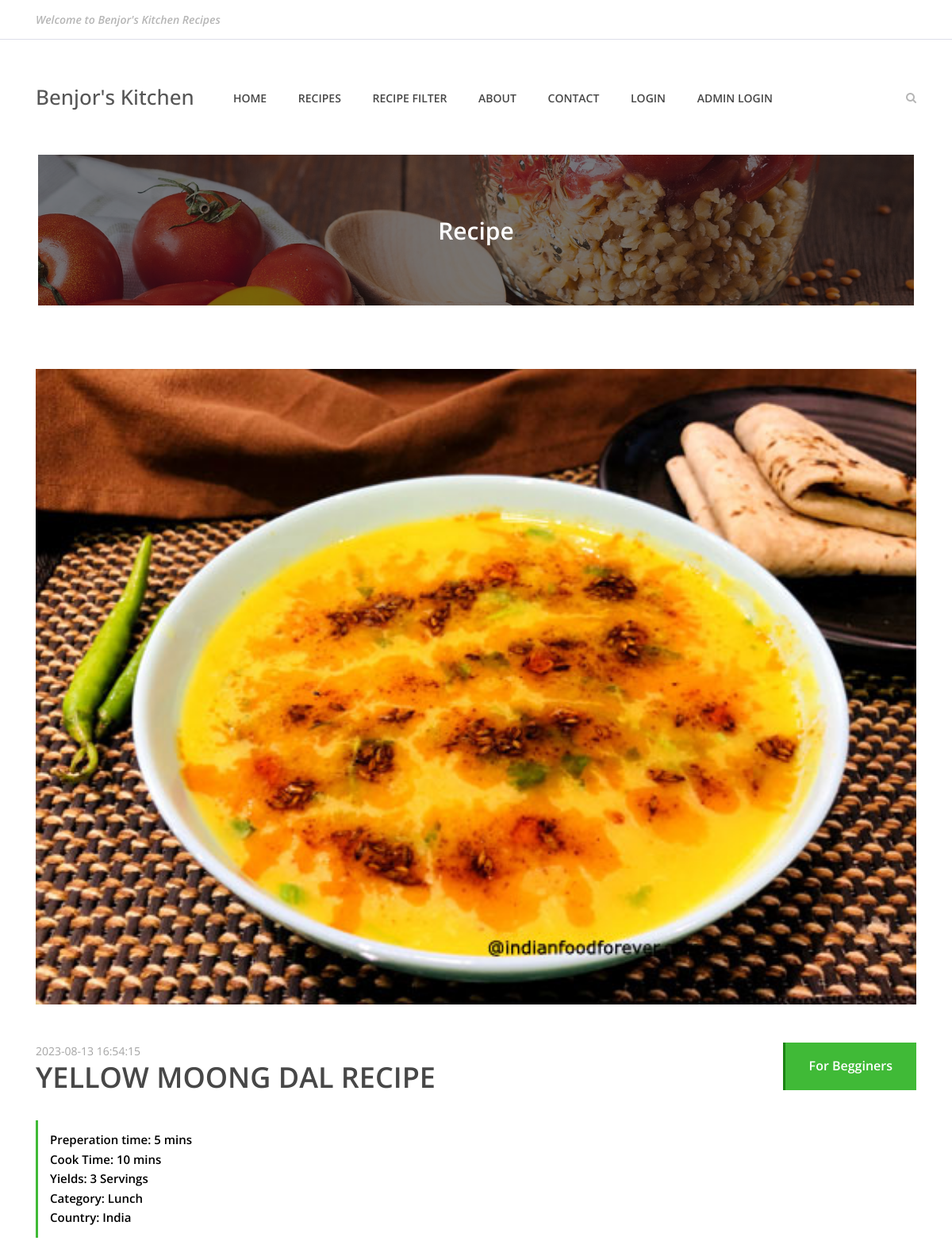
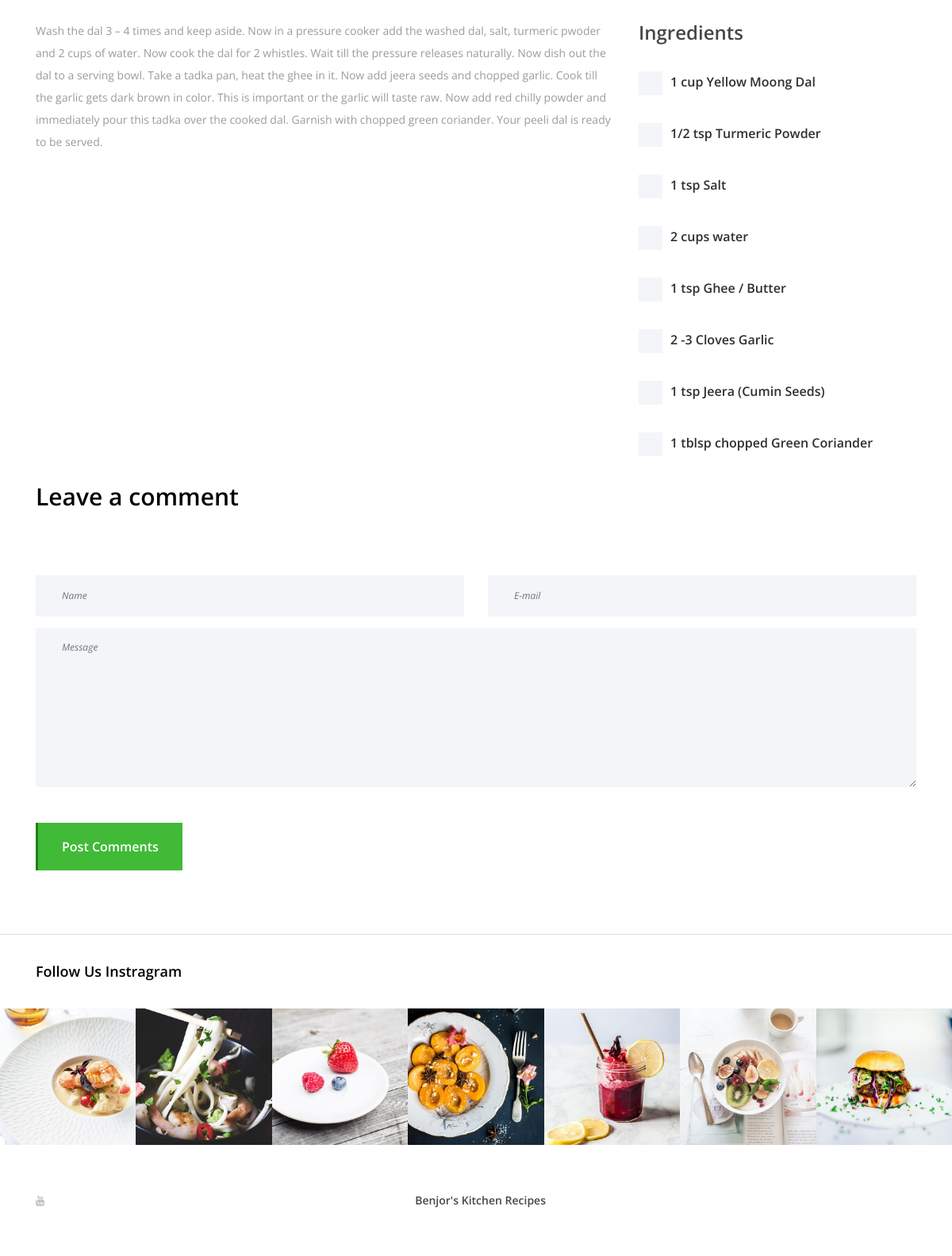
/recipe-details.php?rid=4, run on the app's committed database (2 pictures, top to bottom).
### tables this page shows
CREATE TABLE `tblrecipes` (
  `id` int(11) NOT NULL,
  `userId` int(11) DEFAULT NULL,
  `recipeTitle` varchar(255) DEFAULT NULL,
  `recipePrepTime` int(11) DEFAULT NULL,
  `recipeCookTime` int(11) DEFAULT NULL,
  `recipeYields` int(11) DEFAULT NULL,
  `recipeIngredients` mediumtext DEFAULT NULL,
  `recipeDescription` mediumtext DEFAULT NULL,
  `recipePicture` varchar(255) DEFAULT NULL,
  `postingDate` timestamp NULL DEFAULT current_timestamp(),
  `category` varchar(255) NOT NULL,
  `country` varchar(255) NOT NULL
);

### recipe-details.php (the view, shortened to what this page needs)
<!DOCTYPE html>
<html lang="en">
<head>
    <link rel="stylesheet" href="style.css">
</head>
<body>
       <?php include_once('includes/header.php');?>
    <div class="breadcumb-area bg-img bg-overlay" style="background-image: url(img/bg-img/breadcumb3.jpg);">
        <div class="container h-100">
            <div class="row h-100 align-items-center">
                <div class="col-12">
                    <div class="breadcumb-text text-center">
                        <h2>Recipe</h2>
                    </div>
                </div>
            </div>
        </div>
    </div>
    <div class="receipe-post-area section-padding-80">
<?php
$recipeid=intval($_GET['rid']);
$ret=mysqli_query($con,"select * from  tblrecipes where id='$recipeid'");
while ($row=mysqli_fetch_array($ret)) {
    ?>
        <div class="container">
            <div class="row">
                <div class="col-12">
                    <div class="receipe-slider owl-carousel">
                        <img src="user/images/<?php  echo $row['recipePicture'];?>" alt="<?php  echo $row['recipeTitle'];?>">
                    </div>
                </div>
            </div>
        </div>
        <div class="receipe-content-area">
            <div class="container">
                <div class="row">
                    <div class="col-12 col-md-8">
                        <div class="receipe-headline my-5">
                            <span><?php  echo $row['postingDate'];?></span>
                            <h2><?php  echo $row['recipeTitle'];?></h2>
                            <div class="receipe-duration">
                                <h6>Preperation time: <?php  echo $row['recipePrepTime'];?> mins</h6>
                                <h6>Cook Time: <?php  echo $row['recipeCookTime'];?> mins</h6>
                                <h6>Yields: <?php  echo $row['recipeYields'];?> Servings</h6>
                                <h6>Category: <?php  echo $row['category'];?> </h6>
                                <h6>Country: <?php  echo $row['country'];?> </h6>
                            </div>
                        </div>
                    </div>
                    <div class="col-12 col-md-4">
                        <div class="receipe-ratings text-right my-5">
                            <a href="#" class="btn delicious-btn">For Begginers</a>
                        </div>
                    </div>
                </div>
                <div class="row">
                    <div class="col-12 col-lg-8">
                        <div class="single-preparation-step d-flex">
                            <p><?php  echo $row['recipeDescription'];?> </p>
                        </div>
                    </div>
<?php $arr = explode(",",$row['recipeIngredients']);?>
                    <div class="col-12 col-lg-4">
                        <div class="ingredients">
                            <h4>Ingredients</h4>
<?php
foreach ($arr as $ingredients) {
?>
                            <div class="custom-control custom-checkbox">
                               <?php echo "<label class='custom-control-label' for='$ingredients'>$ingredients</label>" ?>
                            </div>
<?php } ?>
                        </div>
                    </div>
                </div>
<?php } ?>
                <div class="row">
                    <div class="col-12">
                        <div class="section-heading text-left">
                            <h3>Leave a comment</h3>
                        </div>
                    </div>
                </div>
                <div class="row">
                    <div class="col-12">
                        <div class="contact-form-area">
                            <form  method="post">
                                <div class="row">
                                    <div class="col-12 col-lg-6">
                                        <input type="text" class="form-control" id="name" placeholder="Name" name="fname" required>
                                    </div>
                                    <div class="col-12 col-lg-6">
                                        <input type="email" class="form-control" id="email" placeholder="E-mail" name="emailid" required>
                                    </div>
                                    <div class="col-12">
                                        <textarea name="message" class="form-control" id="message" cols="30" rows="10" placeholder="Message" name="message" required></textarea>
                                    </div>
                                    <div class="col-12">
                                        <button class="btn delicious-btn mt-30" type="submit" name="submit">Post Comments</button>
                                    </div>
                                </div>
                            </form>
                        </div>
                    </div>
                </div>
</div>
            </div>
        </div>
    <div class="follow-us-instagram">
        <div class="container">
            <div class="row">
                <div class="col-12">
                    <h5>Follow Us Instragram</h5>
                </div>
            </div>
        </div>
        <div class="insta-feeds d-flex flex-wrap">
            <div class="single-insta-feeds">
                <img src="img/bg-img/insta1.jpg" alt="">
            </div>
            <div class="single-insta-feeds">
                <img src="img/bg-img/insta2.jpg" alt="">
            </div>
            <div class="single-insta-feeds">
                <img src="img/bg-img/insta3.jpg" alt="">
            </div>
            <div class="single-insta-feeds">
                <img src="img/bg-img/insta4.jpg" alt="">
            </div>
            <div class="single-insta-feeds">
                <img src="img/bg-img/insta5.jpg" alt="">
            </div>
            <div class="single-insta-feeds">
                <img src="img/bg-img/insta6.jpg" alt="">
            </div>
            <div class="single-insta-feeds">
                <img src="img/bg-img/insta7.jpg" alt="">
            </div>
        </div>
    </div>
<?php include_once('includes/footer.php');?>
</body>
</html>

### includes/header.php (shortened to what this page needs)
<header class="header-area">
       <div class="top-header-area">
           <div class="container h-100">
               <div class="row h-100 align-items-center justify-content-between">
                   <div class="col-12 col-sm-6">
                       <div class="breaking-news">
                           <div id="breakingNewsTicker" class="ticker">
                               <ul>
                                   <li><a href="#">Welcome to Benjor's Kitchen Recipes</a></li>
                               </ul>
                           </div>
                       </div>
                   </div>
               </div>
           </div>
       </div>
       <div class="delicious-main-menu">
           <div class="classy-nav-container breakpoint-off">
               <div class="container">
                   <nav class="classy-navbar justify-content-between" id="deliciousNav">
                       <a class="nav-brand" href="index.php">Benjor's Kitchen</a>
                       <div class="classy-menu">
                           <div class="classynav">
                               <ul>
                                   <li><a href="index.php">Home</a></li>
                                   <li><a href="recipes.php"> Recipes</a></li>
                                    <li><a href="filter.php">Recipe filter</a></li>
                                   <li><a href="about.php">About</a></li>
                                   <li><a href="contact.php">Contact</a></li>
                                    <li><a href="user/login.php">Login</a></li>
                                    <li><a href="admin/login.php">Admin Login</a></li>
                               </ul>
                               <div class="search-btn">
                                   <i class="fa fa-search" aria-hidden="true"></i>
                               </div>
                           </div>
                       </div>
                   </nav>
               </div>
           </div>
       </div>
   </header>

### includes/footer.php (shortened to what this page needs)
<footer class="footer-area">
    <div class="container h-100">
        <div class="row h-100">
            <div class="col-12 h-100 d-flex flex-wrap align-items-center justify-content-between">
                <div class="footer-social-info text-right">
                    <a href="https://youtube.com/@BenjorsKitchenRecipe"><i class="fa fa-youtube" aria-hidden="true"></i></a>
                </div>
                <div class="footer-logo">
                    <a href="index.php">Benjor's Kitchen Recipes</a>
                </div>
            </div>
        </div>
    </div>
</footer>

### data on the page
tblrecipes: recipePicture (picture), postingDate "2023-08-13 16:54:15", recipeTitle "YELLOW MOONG DAL RECIPE", recipePrepTime "5", recipeCookTime "10", recipeYields "3", category "Lunch", country "India", recipeDescription "Wash the dal 3 – 4 times and keep aside. Now in a pressure cooker add the washed dal, salt, turmeric pwoder and 2 cups of water. Now cook the dal for 2 whistles. Wait till the pressure releases naturally. Now dish out the dal to a serving bowl. Take a tadka pan, heat the ghee in it. Now add jeera seeds and chopped garlic. Cook till the garlic gets dark brown in color. This is important or the garlic will taste raw. Now add red chilly powder and immediately pour this tadka over the cooked dal. Garnish with chopped green coriander. Your peeli dal is ready to be served.", recipeIngredients "1 cup Yellow Moong Dal", recipeIngredients "1/2 tsp Turmeric Powder", recipeIngredients "1 tsp Salt", recipeIngredients "2 cups water", recipeIngredients "1 tsp Ghee / Butter", recipeIngredients "2 -3 Cloves Garlic", recipeIngredients "1 tsp Jeera (Cumin Seeds)", recipeIngredients "1 tblsp chopped Green Coriander"
